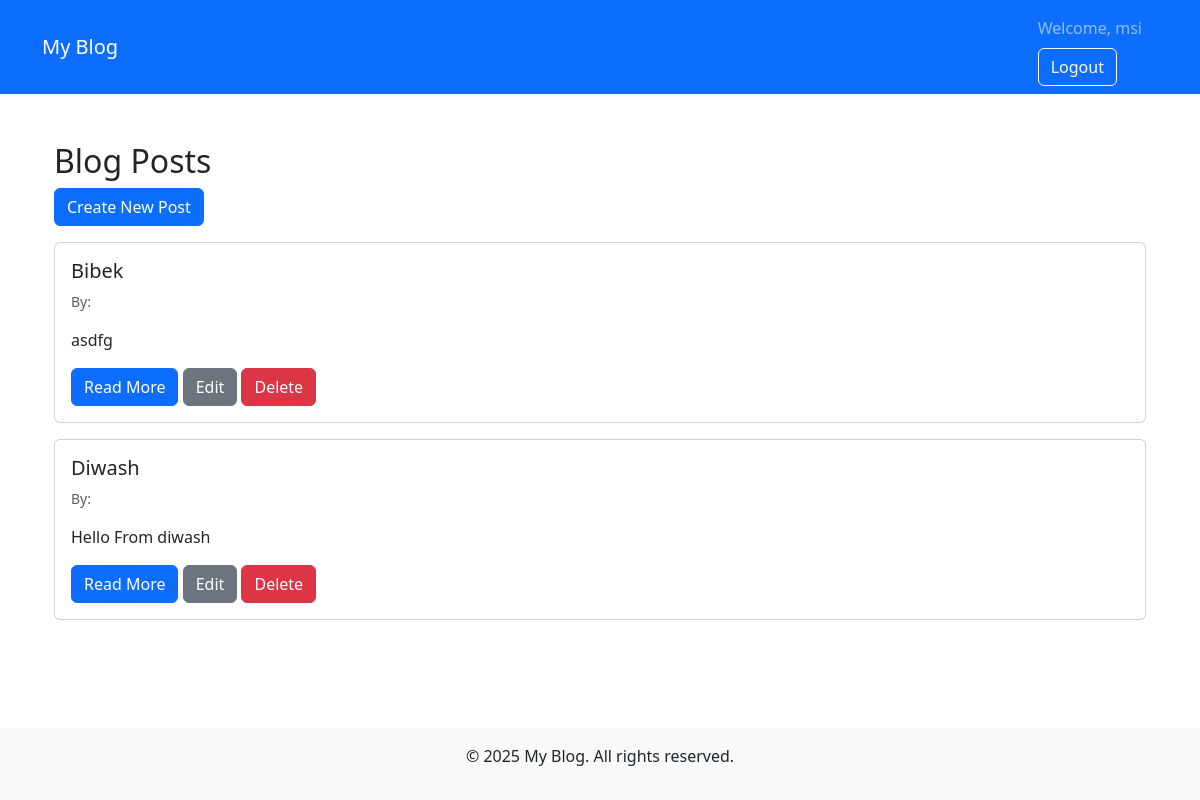
Before: / (signed in) with the older database file.
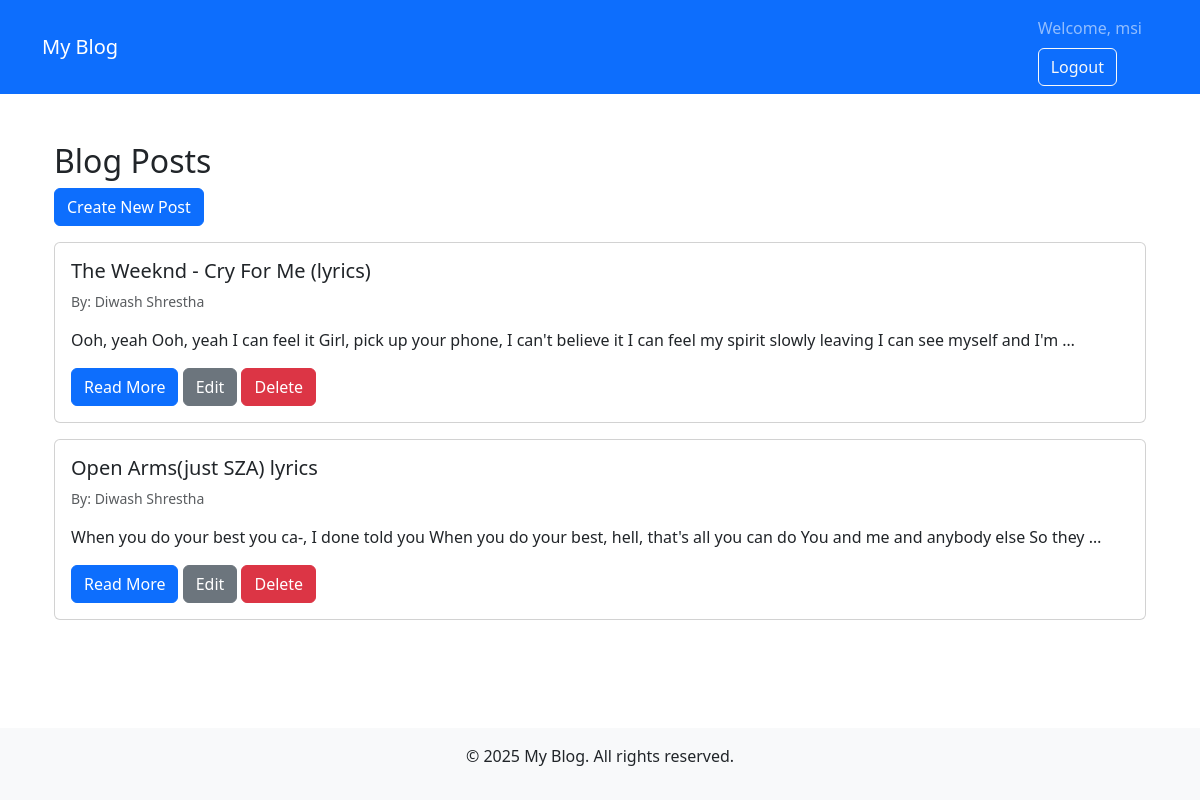
After: the same page with the newer database file.
### blog/models.py (models this page shows, shortened)
class Blog(models.Model):
    title = models.CharField(max_length=200)
    content = models.TextField()
    created_at = models.DateTimeField(auto_now_add=True)
    updated_at = models.DateTimeField(auto_now=True)
    author = models.ForeignKey(Author, on_delete=models.CASCADE)  # Link to Author instead of User

### author/models.py (models this page shows, shortened)
class Author(models.Model):
    user = models.OneToOneField(User, on_delete=models.CASCADE)
    name = models.CharField(max_length=100, blank=True)
    bio = models.TextField(blank=True)
    email = models.EmailField(blank=True, null=True)
    age = models.IntegerField(blank=True, null=True)
    created_at = models.DateTimeField(auto_now_add=True)
    updated_at = models.DateTimeField(auto_now=True)

### blog/views.py (the view)
# urls.py: path('', views.blog_list, name='blog_list'),
def blog_list(request):
    blogs = Blog.objects.all().order_by('-created_at')
    return render(request, 'blog_list.html', {'blogs': blogs})

### templates/blog_list.html
{% extends 'base.html' %}
{% block content %}
<div class="container mt-4">
    <h2>Blog Posts</h2>
    <a href="{% url 'blog:blog_create' %}" class="btn btn-primary mb-3">Create New Post</a>
    {% for blog in blogs %}
    <div class="card mb-3">
        <div class="card-body">
            <h5 class="card-title">{{ blog.title }}</h5>
            <p class="text-muted small">By: {{ blog.author.name|default:blog.author.user.username }}</p>
            <p class="card-text">{{ blog.content|truncatewords:30 }}</p>
            <a href="{% url 'blog:blog_detail' blog.id %}" class="btn btn-primary">Read More</a>
            {% if user == blog.author.user or user.is_staff %}
            <a href="{% url 'blog:blog_update' blog.id %}" class="btn btn-secondary">Edit</a>
            <a href="{% url 'blog:blog_delete' blog.id %}" class="btn btn-danger">Delete</a>
            {% endif %}
        </div>
    </div>
    {% endfor %}
</div>
{% endblock %}

Changed rows visible on the page:
removed Blog: title "Bibek", content "asdfg"
removed Blog: title "Diwash", content "Hello From diwash"
added Blog: title "The Weeknd - Cry For Me (lyrics)", author.name "Diwash Shrestha", content "Ooh, yeah Ooh, yeah I can feel it Girl, pick up your phone, I can't believe it I can feel my spirit slowly leaving I can see myself and I'm …", shows "Edit"
added Blog: title "Open Arms(just SZA) lyrics", author.name "Diwash Shrestha", content "When you do your best you ca-, I done told you When you do your best, hell, that's all you can do You and me and anybody else So they …", shows "Edit"
